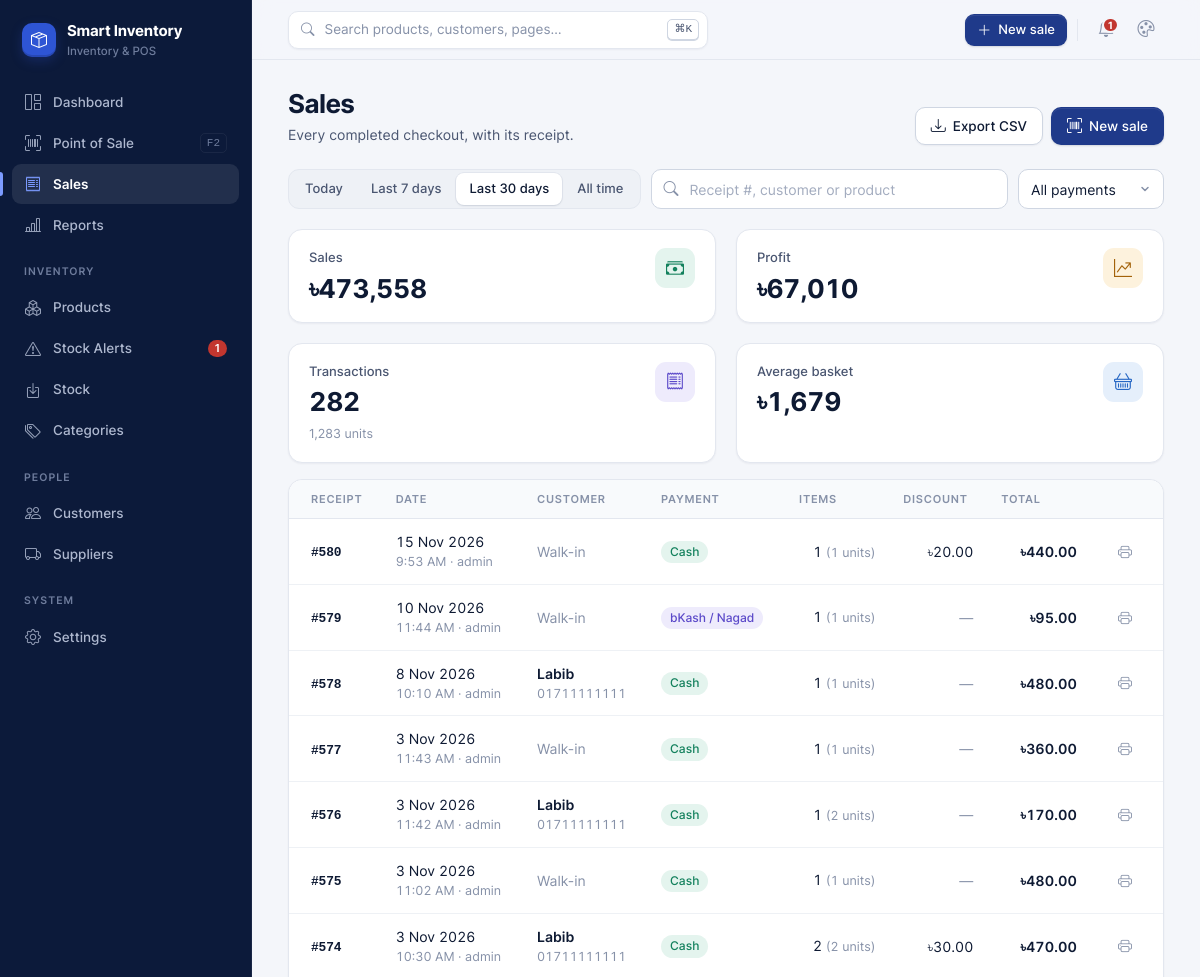
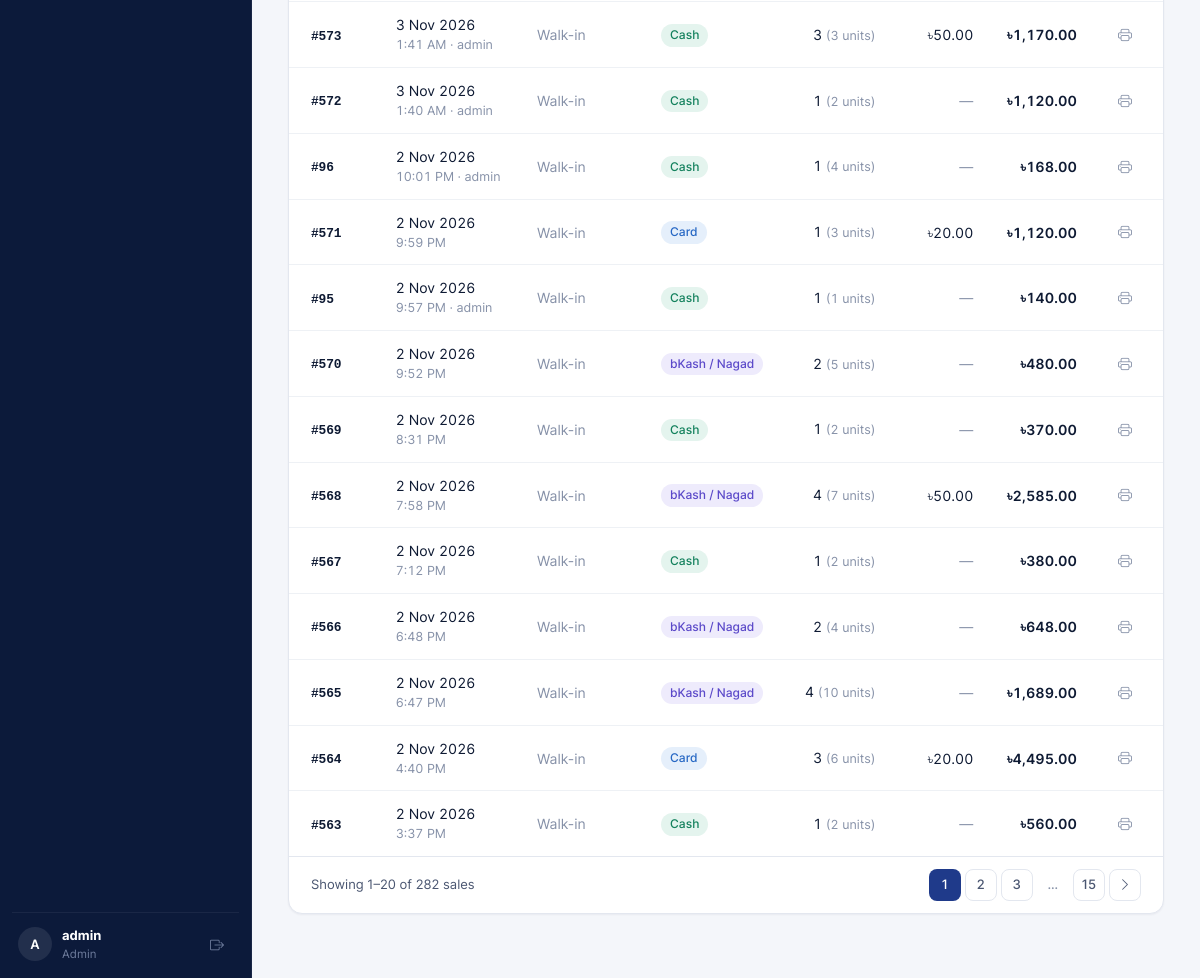
The app's page /sales/ (signed in) with its own data (2 pictures, top to bottom).
### inventory/models.py (models this page shows, shortened)
class StoreSettings(models.Model):
    shop_name = models.CharField(max_length=120, default='Smart Inventory')
    address = models.CharField(max_length=255, blank=True)
    phone = models.CharField(max_length=40, blank=True)
    receipt_footer = models.CharField(max_length=255, default='Thank you for shopping with us!')
    default_low_stock = models.PositiveIntegerField('default low stock alert', default=5)
    reorder_cover_days = models.PositiveIntegerField(
        default=14, help_text='Reorder suggestions keep this many days of sales in stock.',
    )
    telegram_bot_token = models.CharField(max_length=120, blank=True)
    telegram_chat_id = models.CharField(max_length=60, blank=True)
    class Meta:
        verbose_name = 'store settings'
        verbose_name_plural = 'store settings'
    @classmethod
    def load(cls):
        obj, _ = cls.objects.get_or_create(pk=1)
        return obj

class Order(models.Model):
    PAYMENT_CHOICES = [
        ('cash', 'Cash'),
        ('card', 'Card'),
        ('mobile', 'bKash / Nagad'),
    ]
    customer = models.ForeignKey(Customer, on_delete=models.SET_NULL, null=True, blank=True, related_name='orders')
    subtotal = models.DecimalField(max_digits=12, decimal_places=2, default=0)
    discount = models.DecimalField(max_digits=12, decimal_places=2, default=0)
    total = models.DecimalField(max_digits=12, decimal_places=2, default=0)
    paid = models.DecimalField(max_digits=12, decimal_places=2, default=0)
    payment_method = models.CharField(max_length=10, choices=PAYMENT_CHOICES, default='cash')
    note = models.CharField(max_length=255, blank=True)
    user = models.ForeignKey(settings.AUTH_USER_MODEL, on_delete=models.SET_NULL, null=True, blank=True)
    date = models.DateTimeField(default=timezone.now, db_index=True)
    class Meta:
        ordering = ['-date']

class Customer(models.Model):
    name = models.CharField(max_length=150, blank=True)
    phone = models.CharField(max_length=20, blank=True, db_index=True)
    address = models.CharField(max_length=255, blank=True)
    created_at = models.DateTimeField(auto_now_add=True)
    class Meta:
        ordering = ['name', 'phone']
    def __str__(self):
        return self.name or self.phone or f'Customer #{self.pk}'

### inventory/views/pos.py (the view)
# urls.py: path('sales/', views.order_list, name='order_list'),
@login_required
def order_list(request):
    orders, period, query, payment = _filtered_orders(request)
    lines = Sale.objects.filter(order__in=orders.values('pk'))
    totals = lines.aggregate(revenue=Sum('total_price'), profit=Sum(reports.PROFIT_EXPR), units=Sum('quantity_sold'))
    count = orders.count()
    page_obj = Paginator(
        orders.annotate(lines=Count('items', distinct=True), units=Sum('items__quantity_sold')).order_by('-date', '-pk'),
        20,
    ).get_page(request.GET.get('page'))
    return render(request, 'inventory/order_list.html', {
        'page_obj': page_obj,
        'periods': PERIODS,
        'period': period,
        'query': query,
        'payment': payment,
        'payment_choices': Order.PAYMENT_CHOICES,
        'totals': {
            'revenue': totals['revenue'] or 0,
            'profit': totals['profit'] or 0,
            'units': totals['units'] or 0,
            'count': count,
            'basket': (totals['revenue'] or 0) / count if count else 0,
        },
        'page_qs': querystring(request, page=None),
    })

### inventory/context_processors.py (called while the page is built)
def nav_section(request):
    match = getattr(request, 'resolver_match', None)
    name = match.url_name if match else ''
    section = next((s for prefix, s in SECTIONS if name and name.startswith(prefix)), '')
    return {'nav_section': section}

def store(request):
    theme = request.COOKIES.get(THEME_COOKIE, 'navy')
    context = {
        'store': StoreSettings.load(),
        'theme': theme if theme in {t[0] for t in THEMES} else 'navy',
        'themes': THEMES,
    }
    if getattr(request, 'user', None) and request.user.is_authenticated:
        context['nav_low_stock'] = Product.objects.filter(quantity__lte=F('low_stock_threshold')).count()
    return context

### inventory/reports.py (called while the page is built, shortened)
def today():
    return timezone.localdate()

def parse_range(params, default='30d'):
    key = params.get('range', default)
    end = today()
    days = {'today': 1, '7d': 7, '30d': 30, '90d': 90}.get(key)
    if days is None:
        key, days = default, 30
    return key, end - timedelta(days=days - 1), end

def bounds(start, end):
    tz = timezone.get_current_timezone()
    return (
        timezone.make_aware(datetime.combine(start, time.min), tz),
        timezone.make_aware(datetime.combine(end + timedelta(days=1), time.min), tz),
    )

### inventory/templatetags/ui.py (called while the page is built)
def _number(value):
    try:
        return Decimal(str(value if value is not None else 0))
    except (InvalidOperation, ValueError):
        return Decimal('0')

@register.filter
def money(value, places=2):
    amount = _number(value)
    text = f'{abs(amount):,.{int(places)}f}'
    return f'{"-" if amount < 0 else ""}৳{text}'

@register.filter
def money0(value):
    return money(value, 0)

@register.filter
def num(value, places=0):
    return f'{_number(value):,.{int(places)}f}'

@register.simple_tag
def page_range(page_obj):
    current, last = page_obj.number, page_obj.paginator.num_pages
    pages = sorted({1, last, *range(max(1, current - 2), min(last, current + 2) + 1)})
    out, prev = [], 0
    for p in pages:
        if p - prev > 1:
            out.append(None)
        out.append(p)
        prev = p
    return out

### inventory/views/common.py (called while the page is built)
def querystring(request, **changes):
    params = request.GET.copy()
    for key, value in changes.items():
        if value is None:
            params.pop(key, None)
        else:
            params[key] = value
    return params.urlencode()

### templates/inventory/order_list.html (shortened to what this page needs)
{% extends 'base.html' %}
{% load ui %}
{% block content %}
<div class="page-head">
  <div>
    <h1>Sales</h1>
    <p>Every completed checkout, with its receipt.</p>
  </div>
  <div class="actions">
    <a href="{% url 'sales_export' %}?{{ page_qs }}" class="btn btn-outline"><i class="bi bi-download"></i> Export CSV</a>
    <a href="{% url 'pos' %}" class="btn btn-primary"><i class="bi bi-upc-scan"></i> New sale</a>
  </div>
</div>
<form method="get" class="toolbar">
  <div class="seg">
    {% for key, label in periods %}
    <a href="?period={{ key }}{% if query %}&q={{ query|urlencode }}{% endif %}{% if payment %}&payment={{ payment }}{% endif %}" class="{% if key == period %}active{% endif %}">{{ label }}</a>
    {% endfor %}
  </div>
  <div class="input-icon" style="flex: 1 1 240px; max-width: 360px">
    <input type="text" name="q" value="{{ query }}" class="form-control" placeholder="Receipt #, customer or product">
  </div>
  <select name="payment" class="form-select" style="width:auto" onchange="this.form.submit()" aria-label="Payment method">
    <option value="">All payments</option>
  </select>
</form>
<div class="grid grid-4 mb-2">
  <div class="card kpi"><div><div class="label">Sales</div><div class="value">{{ totals.revenue|money0 }}</div></div><div class="kpi-icon tone-green"><i class="bi bi-cash-stack"></i></div></div>
  <div class="card kpi"><div><div class="label">Profit</div><div class="value">{{ totals.profit|money0 }}</div></div><div class="kpi-icon tone-amber"><i class="bi bi-graph-up-arrow"></i></div></div>
  <div class="card kpi"><div><div class="label">Transactions</div><div class="value">{{ totals.count|num }}</div><div class="foot">{{ totals.units|num }} units</div></div><div class="kpi-icon tone-violet"><i class="bi bi-receipt"></i></div></div>
  <div class="card kpi"><div><div class="label">Average basket</div><div class="value">{{ totals.basket|money0 }}</div></div><div class="kpi-icon tone-blue"><i class="bi bi-basket"></i></div></div>
</div>
<div class="card">
  <div class="table-wrap">
    {% if page_obj.object_list %}
    <table class="table hover">
      <thead>
        <tr>
          <th>Receipt</th>
          <th>Date</th>
          <th>Customer</th>
          <th>Payment</th>
          <th class="text-right">Items</th>
          <th class="text-right">Discount</th>
          <th class="text-right">Total</th>
          <th></th>
        </tr>
      </thead>
      <tbody>
        {% for o in page_obj %}
        <tr>
          <td><a href="{% url 'order_receipt' o.pk %}" class="cell-title mono">#{{ o.pk }}</a></td>
          <td class="nowrap">{{ o.date|date:"j M Y" }}<div class="cell-sub">{{ o.date|time:"g:i A" }}{% if o.user %} · {{ o.user.username }}{% endif %}</div></td>
          <td>
            {% if o.customer %}<a href="{% url 'customer_detail' o.customer_id %}" class="strong">{{ o.customer }}</a>{% if o.customer.name and o.customer.phone %}<div class="cell-sub">{{ o.customer.phone }}</div>{% endif %}
            {% else %}<span class="muted">Walk-in</span>{% endif %}
          </td>
          <td><span class="badge {% if o.payment_method == 'cash' %}badge-ok{% elif o.payment_method == 'card' %}badge-info{% else %}badge-violet{% endif %}">{{ o.get_payment_method_display }}</span></td>
          <td class="text-right">{{ o.lines }} <span class="muted small">({{ o.units|default:0 }} units)</span></td>
          <td class="text-right">{% if o.discount %}{{ o.discount|money }}{% else %}<span class="muted">—</span>{% endif %}</td>
          <td class="text-right strong">{{ o.total|money }}</td>
          <td class="cell-actions"><a href="{% url 'order_receipt' o.pk %}" class="icon-btn" title="Receipt" aria-label="Receipt #{{ o.pk }}"><i class="bi bi-printer"></i></a></td>
        </tr>
        {% endfor %}
      </tbody>
    </table>
    {% endif %}
  </div>
  {% include 'includes/pagination.html' with noun='sales' %}
</div>
{% endblock %}

### templates/base.html (shortened to what this page needs)
{% load static %}
<!DOCTYPE html>
<html lang="en" data-theme="{{ theme }}">
<head>
  <link rel="stylesheet" href="{% static 'vendor/inter/inter.css' %}">
  <link rel="stylesheet" href="{% static 'vendor/bootstrap-icons/bootstrap-icons.min.css' %}">
  <link rel="stylesheet" href="{% static 'css/style.css' %}">
</head>
<body>
<div class="app">
  <aside class="sidebar" id="sidebar">
    <a href="{% url 'dashboard' %}" class="brand">
      <span class="brand-mark"><i class="bi bi-box-seam"></i></span>
      <span class="ellipsis">{{ store.shop_name }}<small>Inventory &amp; POS</small></span>
    </a>
    <nav class="nav">
      <a href="{% url 'dashboard' %}" class="{% if nav_section == 'dashboard' %}active{% endif %}"><i class="bi bi-grid-1x2"></i> Dashboard</a>
      <a href="{% url 'pos' %}" class="{% if nav_section == 'pos' %}active{% endif %}"><i class="bi bi-upc-scan"></i> Point of Sale <kbd class="kbd-hint">F2</kbd></a>
      <a href="{% url 'order_list' %}" class="{% if nav_section == 'sales' %}active{% endif %}"><i class="bi bi-receipt"></i> Sales</a>
      <a href="{% url 'report' %}" class="{% if nav_section == 'reports' %}active{% endif %}"><i class="bi bi-bar-chart-line"></i> Reports</a>
      <div class="nav-label">Inventory</div>
      <a href="{% url 'product_list' %}" class="{% if nav_section == 'products' %}active{% endif %}"><i class="bi bi-boxes"></i> Products</a>
      <a href="{% url 'alert_list' %}" class="{% if nav_section == 'alerts' %}active{% endif %}">
        <i class="bi bi-exclamation-triangle"></i> Stock Alerts
        {% if nav_low_stock %}<span class="count" title="{{ nav_low_stock }} low or out of stock">{{ nav_low_stock }}</span>{% endif %}
      </a>
      <a href="{% url 'stock' %}" class="{% if nav_section == 'stock' %}active{% endif %}"><i class="bi bi-box-arrow-in-down"></i> Stock</a>
      <a href="{% url 'category_list' %}" class="{% if nav_section == 'categories' %}active{% endif %}"><i class="bi bi-tags"></i> Categories</a>
      <div class="nav-label">People</div>
      <a href="{% url 'customer_list' %}" class="{% if nav_section == 'customers' %}active{% endif %}"><i class="bi bi-people"></i> Customers</a>
      <a href="{% url 'supplier_list' %}" class="{% if nav_section == 'suppliers' %}active{% endif %}"><i class="bi bi-truck"></i> Suppliers</a>
      <div class="nav-label">System</div>
      <a href="{% url 'settings' %}" class="{% if nav_section == 'settings' %}active{% endif %}"><i class="bi bi-gear"></i> Settings</a>
    </nav>
    <div class="sidebar-footer">
      <a href="{% url 'settings' %}?tab=account" class="avatar" title="My account">{{ request.user.get_full_name|default:request.user.username|slice:":1" }}</a>
      <div class="who">
        <strong class="ellipsis">{{ request.user.get_full_name|default:request.user.username }}</strong>
        <span>{% if request.user.is_superuser %}Admin{% else %}Staff{% endif %}</span>
      </div>
      <form method="post" action="{% url 'logout' %}">
        <button type="submit" class="icon-btn" title="Sign out" aria-label="Sign out"><i class="bi bi-box-arrow-right"></i></button>
      </form>
    </div>
  </aside>
  <main class="main">
    <header class="topbar">
      <button type="button" class="search-trigger" data-cmdk aria-label="Search">
        <i class="bi bi-search"></i>
        <span>Search products, customers, pages…</span>
        <kbd>⌘K</kbd>
      </button>
      <div class="topbar-actions">
        <a href="{% url 'pos' %}" class="btn btn-primary btn-sm hide-sm"><i class="bi bi-plus-lg"></i> New sale</a>
        <a href="{% url 'alert_list' %}" class="icon-btn" title="Stock alerts" aria-label="Stock alerts">
          {% if nav_low_stock %}<span class="dot-badge">{{ nav_low_stock }}</span>{% endif %}
        </a>
        <div class="menu" id="themeMenu">
          <button type="button" class="icon-btn" data-menu-toggle title="Theme" aria-label="Change theme" aria-haspopup="true">
            <i class="bi {% if theme == 'midnight' %}bi-moon-stars{% else %}bi-palette{% endif %}"></i>
          </button>
        </div>
      </div>
    </header>
    <div class="content">
      <div class="container">
        {% block content %}{% endblock %}
      </div>
    </div>
  </main>
</div>
</body>
</html>

### records on screen
StoreSettings: shop_name "Smart Inventory"
Order: pk "580", date "15 Nov 2026", date "9:53 AM", user.username "admin", shows "Walk-in", payment_method "Cash", lines "1", units "1", discount "৳20.00", total "৳440.00"
Order: pk "579", date "10 Nov 2026", date "11:44 AM", user.username "admin", shows "Walk-in", payment_method "bKash / Nagad", lines "1", units "1", total "৳95.00"
Order: pk "578", date "8 Nov 2026", date "10:10 AM", user.username "admin", customer "Labib", customer.phone "01711111111", payment_method "Cash", lines "1", units "1", total "৳480.00"
Order: pk "577", date "3 Nov 2026", date "11:43 AM", user.username "admin", shows "Walk-in", payment_method "Cash", lines "1", units "1", total "৳360.00"
Order: pk "576", date "3 Nov 2026", date "11:42 AM", user.username "admin", customer "Labib", customer.phone "01711111111", payment_method "Cash", lines "1", units "2", total "৳170.00"
Order: pk "575", date "3 Nov 2026", date "11:02 AM", user.username "admin", shows "Walk-in", payment_method "Cash", lines "1", units "1", total "৳480.00"
Order: pk "574", date "3 Nov 2026", date "10:30 AM", user.username "admin", customer "Labib", customer.phone "01711111111", payment_method "Cash", lines "2", units "2", discount "৳30.00", total "৳470.00"
Order: pk "573", date "3 Nov 2026", date "1:41 AM", user.username "admin", shows "Walk-in", payment_method "Cash", lines "3", units "3", discount "৳50.00", total "৳1,170.00"
Order: pk "572", date "3 Nov 2026", date "1:40 AM", user.username "admin", shows "Walk-in", payment_method "Cash", lines "1", units "2", total "৳1,120.00"
Order: pk "96", date "2 Nov 2026", date "10:01 PM", user.username "admin", shows "Walk-in", payment_method "Cash", lines "1", units "4", total "৳168.00"
Order: pk "571", date "2 Nov 2026", date "9:59 PM", shows "Walk-in", payment_method "Card", lines "1", units "3", discount "৳20.00", total "৳1,120.00"
Order: pk "95", date "2 Nov 2026", date "9:57 PM", user.username "admin", shows "Walk-in", payment_method "Cash", lines "1", units "1", total "৳140.00"
Order: pk "570", date "2 Nov 2026", date "9:52 PM", shows "Walk-in", payment_method "bKash / Nagad", lines "2", units "5", total "৳480.00"
Order: pk "569", date "2 Nov 2026", date "8:31 PM", shows "Walk-in", payment_method "Cash", lines "1", units "2", total "৳370.00"
Order: pk "568", date "2 Nov 2026", date "7:58 PM", shows "Walk-in", payment_method "bKash / Nagad", lines "4", units "7", discount "৳50.00", total "৳2,585.00"
Order: pk "567", date "2 Nov 2026", date "7:12 PM", shows "Walk-in", payment_method "Cash", lines "1", units "2", total "৳380.00"
Order: pk "566", date "2 Nov 2026", date "6:48 PM", shows "Walk-in", payment_method "bKash / Nagad", lines "2", units "4", total "৳648.00"
Order: pk "565", date "2 Nov 2026", date "6:47 PM", shows "Walk-in", payment_method "bKash / Nagad", lines "4", units "10", total "৳1,689.00"
Order: pk "564", date "2 Nov 2026", date "4:40 PM", shows "Walk-in", payment_method "Card", lines "3", units "6", discount "৳20.00", total "৳4,495.00"
Order: pk "563", date "2 Nov 2026", date "3:37 PM", shows "Walk-in", payment_method "Cash", lines "1", units "2", total "৳560.00"

### other values on screen
{{ nav_low_stock }} "1"
{{ request.user.get_full_name|default:request.user.username|slice:":1" }} "A"
{{ request.user.get_full_name|default:request.user.username }} "admin"
{{ label }} "Today" "Last 7 days" "Last 30 days" "All time"
{{ totals.revenue|money0 }} "৳473,558"
{{ totals.profit|money0 }} "৳67,010"
{{ totals.count|num }} "282"
{{ totals.units|num }} "1,283"
{{ totals.basket|money0 }} "৳1,679"
{{ page_obj.start_index }} "1"
{{ page_obj.end_index }} "20"
{{ page_obj.paginator.count }} "282"
{{ noun }} "sales"
{{ num }} "1"
{{ num }} "2" "3" "15"
